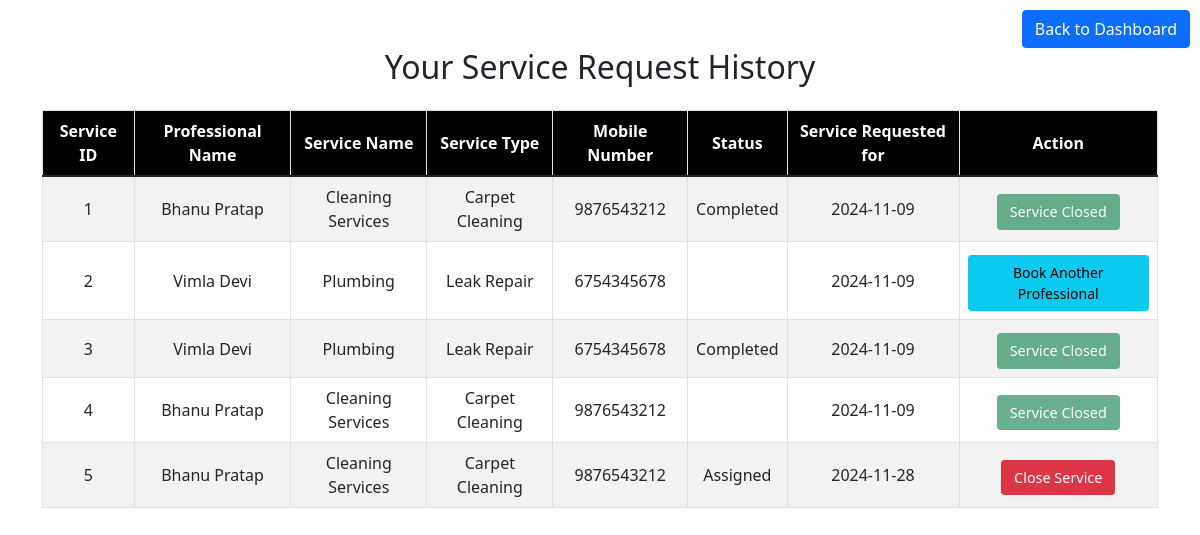
The page /service_request_history (signed in) on the database its author committed.
### tables this page shows
CREATE TABLE service_requests (
    id INTEGER PRIMARY KEY AUTOINCREMENT,
    customer_id INTEGER NOT NULL,
    service_id INTEGER NOT NULL,
    service_type_id INTEGER,           
    professional_id INTEGER NOT NULL,
    requested_date TEXT NOT NULL,
    completion_date TEXT,
    status TEXT NOT NULL DEFAULT 'Pending',
    FOREIGN KEY (customer_id) REFERENCES users(id),
    FOREIGN KEY (service_id) REFERENCES services(id),
    FOREIGN KEY (professional_id) REFERENCES users(id),
    FOREIGN KEY (service_type_id) REFERENCES service_types(id)            
    );

CREATE TABLE users (
        id INTEGER PRIMARY KEY AUTOINCREMENT,
        email TEXT UNIQUE NOT NULL,
        password TEXT NOT NULL,
        role TEXT NOT NULL,
        full_name TEXT,
        address TEXT,
        pin_code INTEGER,
        mobile_number TEXT,
        experience INTEGER,
        rating FLOAT DEFAULT 0,       
        documents_path TEXT,  -- Optional field for service professionals
        service_id INTEGER,  -- New column for storing the selected service
        service_type_id INTEGER,       
        is_blocked INTEGER DEFAULT 0,
        FOREIGN KEY (service_id) REFERENCES services(id),  -- Link to the services table
        FOREIGN KEY (service_type_id) REFERENCES service_types(id)       
    );

CREATE TABLE services (
        id INTEGER PRIMARY KEY AUTOINCREMENT,
        name TEXT NOT NULL,
        price REAL NOT NULL,
        time_required INTEGER NOT NULL,
        description TEXT NOT NULL
    );

CREATE TABLE service_types (
        id INTEGER PRIMARY KEY AUTOINCREMENT,
        service_id INTEGER NOT NULL,  -- Link to services table
        type_name TEXT NOT NULL,
        FOREIGN KEY (service_id) REFERENCES services(id)
    );

### routes/customer_dashboard_routes.py (the view)
@app.route('/service_request_history')
def service_request_history():
    email = session.get('user')
    cursor1 = get_db().execute("SELECT id FROM users WHERE email = ?", (email,))
    cust_id = cursor1.fetchone()
    customer_id = int(cust_id['id'])
    db = get_db()
    cursor = db.execute("""
        SELECT sr.id, sr.service_id, u.full_name AS professional_name,
               s.name AS service_name, st.type_name AS service_type,
               u.mobile_number, sr.status, sr.requested_date
        FROM service_requests sr
        JOIN users u ON sr.professional_id = u.id
        JOIN services s ON sr.service_id = s.id
        JOIN service_types st ON sr.service_type_id = st.id  -- Ensure `service_types` and `type_name` exist
        WHERE sr.customer_id = ?
        """, (customer_id,))
    service_requests = cursor.fetchall()
    cursor.close()
    return render_template('service_request_history.html', service_requests=service_requests)

### routes/customer_dashboard_routes.py (called while the page is built)
def get_db():
    if 'db' not in g:
        g.db = sqlite3.connect(DATABASE)
        g.db.row_factory = sqlite3.Row
    return g.db

### templates/service_request_history.html (shortened to what this page needs)
<!DOCTYPE html>
<html lang="en">
<head>
    <link href="https://cdn.jsdelivr.net/npm/bootstrap@5.1.3/dist/css/bootstrap.min.css" rel="stylesheet">
</head>
<body>
<div class="container">
    <a href="{{ url_for('customer_home') }}" class="btn btn-primary" style="position: absolute; top: 10px; right: 10px;">Back to Dashboard</a>
    <h2 class="text-center mt-5">Your Service Request History</h2>
    <table class="table table-bordered table-striped mt-4">
        <thead>
            <tr>
                <th>Service ID</th>
                <th>Professional Name</th>
                <th>Service Name</th>
                <th>Service Type</th>
                <th>Mobile Number</th>
                <th>Status</th>
                <th>Service Requested for</th>
                <th>Action</th>
            </tr>
        </thead>
        <tbody>
            {% for request in service_requests %}
            {% if not is_blocked or (is_blocked and request.status == 'Completed') %}
            <tr>
                <td>{{ request.id }}</td>
                <td>{{ request.professional_name }}</td>
                <td>{{ request.service_name }}</td>
                <td>{{ request.service_type }}</td>
                <td>{{ request.mobile_number }}</td>
                <td class="status-{{ request.status|lower }}">{{ request.status }}</td>
                <td>{{ request.requested_date }}</td>
                <td class="action-btns">
                    {% if request.status == 'Completed' %}
                        <button class="btn btn-success btn-sm" disabled>Service Closed</button>
                    {% elif request.status == 'Assigned' %}
                        <form action="{{ url_for('close_service', request_id=request.id) }}" method="post" style="display:inline;">
                            <button type="submit" class="btn btn-danger btn-sm">Close Service</button>
                        </form>
                    {% elif request.status == 'Rejected' %}
                        <a href="{{ url_for('available_professionals', request_id=request.id, service_id=request.service_id) }}" class="btn btn-info btn-sm">Book Another Professional</a>
                    {% else %}
                        <a href="{{ url_for('edit_service_request', request_id=request.id) }}" class="btn btn-warning btn-sm">Edit</a>
                    {% endif %}
                </td>
            </tr>
            {% endif %}
            {% endfor %}
        </tbody>
    </table>
</div>
</body>
</html>

### templates/service_request_history.html (style rules this page uses)
.table th, .table td { text-align: center; vertical-align: middle; }
.table th { background-color: #000000; color: rgb(255, 255, 255); }
.action-btns a, .action-btns button { margin-top: 5px; }
.action-btns button { font-size: 0.9rem; }
.status-assigned { background-color: #ffc107; color: white; }
.status-rejected { background-color: #dc3545; color: white; }
.status-completed { background-color: #6c757d; color: white; }
.btn-sm { padding: 0.375rem 0.75rem; }

### rows shown on the page
service_requests: id "1", professional_name "Bhanu Pratap", service_name "Cleaning Services", service_type "Carpet Cleaning", mobile_number "9876543212", status "Completed", requested_date "2024-11-09", shows "Service Closed"
service_requests: id "2", professional_name "Vimla Devi", service_name "Plumbing", service_type "Leak Repair", mobile_number "6754345678", requested_date "2024-11-09"
service_requests: id "3", professional_name "Vimla Devi", service_name "Plumbing", service_type "Leak Repair", mobile_number "6754345678", status "Completed", requested_date "2024-11-09", shows "Service Closed"
service_requests: id "4", professional_name "Bhanu Pratap", service_name "Cleaning Services", service_type "Carpet Cleaning", mobile_number "9876543212", requested_date "2024-11-09", status "Service Closed"
service_requests: id "5", professional_name "Bhanu Pratap", service_name "Cleaning Services", service_type "Carpet Cleaning", mobile_number "9876543212", status "Assigned", requested_date "2024-11-28"
